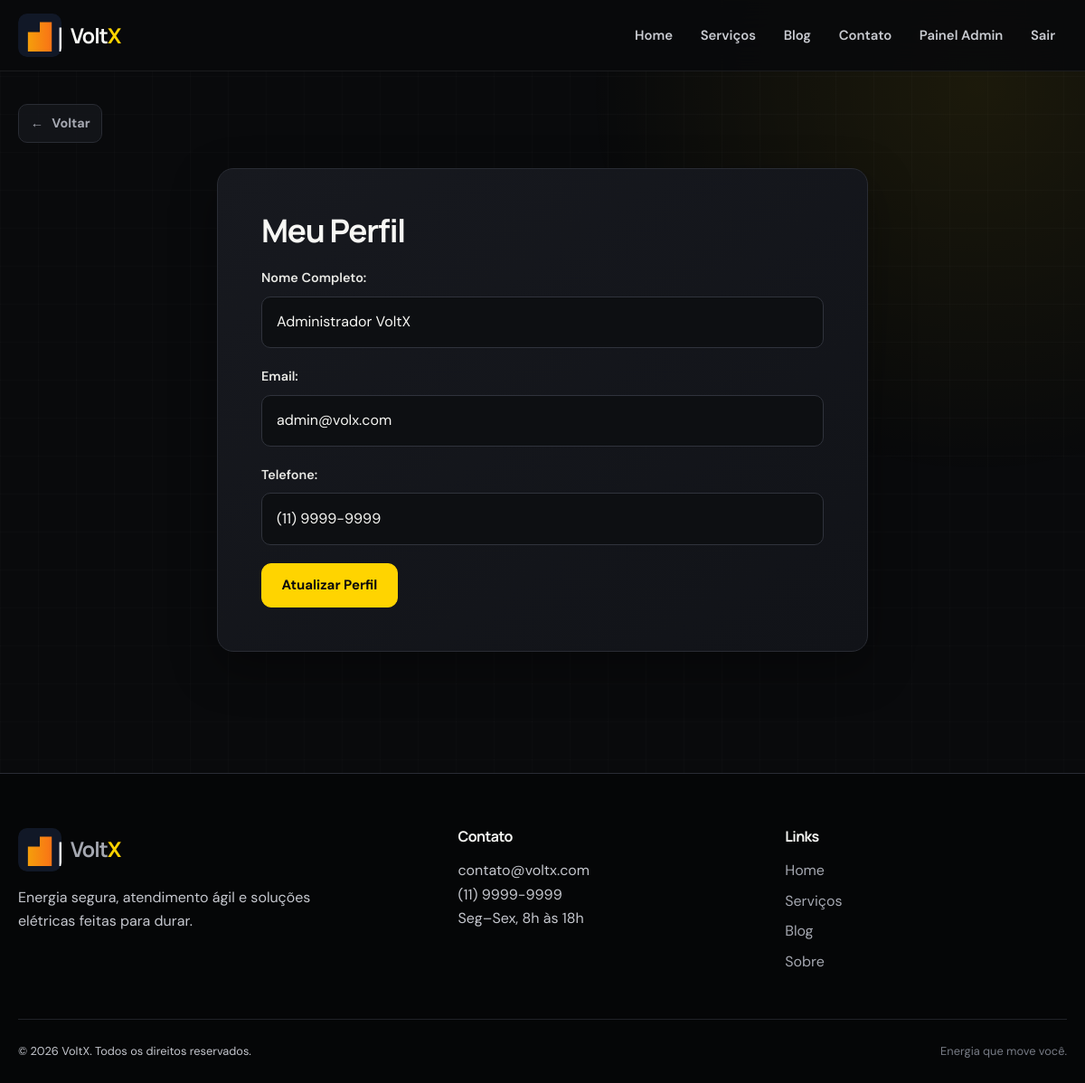
/dashboard/perfil.php (signed in), run on the app's committed database.
### tables this page shows
CREATE TABLE usuarios (
    id INT AUTO_INCREMENT PRIMARY KEY,
    nome VARCHAR(255) NOT NULL,
    email VARCHAR(255) UNIQUE NOT NULL,
    senha VARCHAR(255) NOT NULL,
    telefone VARCHAR(20),
    tipo ENUM('cliente', 'admin') DEFAULT 'cliente',
    criado_em TIMESTAMP DEFAULT CURRENT_TIMESTAMP,
    atualizado_em TIMESTAMP DEFAULT CURRENT_TIMESTAMP ON UPDATE CURRENT_TIMESTAMP
);

### includes/auth.php (called while the page is built, shortened)
<?php
function usuario_eh_admin() {
    return isset($_SESSION['tipo_usuario']) && $_SESSION['tipo_usuario'] === 'admin';
}
?>

### includes/functions.php (called while the page is built, shortened)
<?php
require_once __DIR__ . '/../config/database.php';
function sanitizar($dados) {
    return htmlspecialchars($dados, ENT_QUOTES, 'UTF-8');
}
function pegar_usuario($id) {
    global $mysqli;
    $sql = 'SELECT id, nome, email, telefone FROM usuarios WHERE id = ?';
    $stmt = $mysqli->prepare($sql);
    $stmt->bind_param('i', $id);
    $stmt->execute();
    $result = $stmt->get_result();
    return $result->fetch_assoc();
}
function configuracoes_site() {
    static $configuracoes = null;
    global $mysqli;
    if ($configuracoes !== null) return $configuracoes;
    $configuracoes = [];
    $resultado = $mysqli->query('SELECT chave, valor FROM configuracoes_site');
    if ($resultado) {
        foreach ($resultado->fetch_all(MYSQLI_ASSOC) as $item) $configuracoes[$item['chave']] = $item['valor'];
    }
    return $configuracoes;
}
function config_site($chave, $padrao = '') {
    $configuracoes = configuracoes_site();
    return $configuracoes[$chave] ?? $padrao;
}
?>

### dashboard/perfil.php (the view, shortened to what this page needs)
<?php
require_once __DIR__ . '/../includes/header.php';
require_once __DIR__ . '/../includes/auth.php';
require_once __DIR__ . '/../includes/functions.php';
$usuario = pegar_usuario($_SESSION['usuario_id']);
?>
<div class="container">
    <div class="form-container">
        <h1>Meu Perfil</h1>
        <form method="POST" action="/dashboard/perfil.php">
            <div class="form-group">
                <label for="nome">Nome Completo:</label>
                <input type="text" id="nome" name="nome" value="<?php echo sanitizar($usuario['nome']); ?>" required>
            </div>
            <div class="form-group">
                <label for="email">Email:</label>
                <input type="email" id="email" name="email" value="<?php echo sanitizar($usuario['email']); ?>" required>
            </div>
            <div class="form-group">
                <label for="telefone">Telefone:</label>
                <input type="tel" id="telefone" name="telefone" value="<?php echo sanitizar($usuario['telefone']); ?>" required>
            </div>
            <button type="submit" class="btn btn-primary">Atualizar Perfil</button>
        </form>
    </div>
</div>
<?php require_once __DIR__ . '/../includes/footer.php'; ?>

### includes/header.php (shortened to what this page needs)
<?php
require_once __DIR__ . '/../includes/auth.php';
require_once __DIR__ . '/../includes/functions.php';
?>
<!DOCTYPE html>
<html lang="pt-BR">
<head>
    <link rel="stylesheet" href="/assets/css/style.css">
    <?php if (usuario_eh_admin()): ?>
        <link rel="stylesheet" href="/assets/css/admin.css?v=5">
    <?php elseif (usuario_autenticado()): ?>
        <link rel="stylesheet" href="/assets/css/dashboard.css">
    <?php endif; ?>
</head>
<body>
    <header>
        <div class="container">
            <a href="/" class="logo" aria-label="Voltar para a página inicial">
                <img src="/assets/img/logo.svg" alt="VoltX">
                <h1>Volt<span>X</span></h1>
            </a>
            <nav aria-label="Navegação principal">
                <ul>
                    <li><a href="/">Home</a></li>
                    <li><a href="/servicos.php">Serviços</a></li>
                    <li><a href="/blog/">Blog</a></li>
                    <li><a href="/contato.php">Contato</a></li>
                    <?php if (usuario_eh_admin()): ?>
                        <li><a href="/admin/">Painel Admin</a></li>
                        <li><a href="/logout.php">Sair</a></li>
                    <?php elseif (usuario_autenticado()): ?>
                        <li><a href="/dashboard/">Minha Conta</a></li>
                        <li><a href="/logout.php">Sair</a></li>
                    <?php else: ?>
                        <li><a href="/login.php">Entrar</a></li>
                        <li><a href="/cadastro.php" class="nav-cta">Criar conta</a></li>
                    <?php endif; ?>
                </ul>
            </nav>
        </div>
    </header>
    <main>
    <?php
    $caminho_atual = parse_url($_SERVER['REQUEST_URI'] ?? '/', PHP_URL_PATH);
    if ($caminho_atual !== '/' && $caminho_atual !== '/index.php'):
        if (str_starts_with($caminho_atual, '/admin/') && !in_array($caminho_atual, ['/admin/', '/admin/index.php'], true)) {
            $destino_voltar = '/admin/';
        } elseif (str_starts_with($caminho_atual, '/dashboard/') && !in_array($caminho_atual, ['/dashboard/', '/dashboard/index.php'], true)) {
            $destino_voltar = '/dashboard/';
        } else {
            $destino_voltar = '/';
        }
    ?>
        <div class="container back-bar"><a href="<?php echo $destino_voltar; ?>" class="back-button" data-back-fallback="<?php echo $destino_voltar; ?>">← <span>Voltar</span></a></div>
    <?php endif; ?>

### includes/footer.php (shortened to what this page needs)
    </main>
    <footer>
        <div class="container">
            <div class="footer-content">
                <div class="footer-section footer-brand">
                    <a href="/" class="logo"><img src="/assets/img/logo.svg" alt="VoltX"><h1>Volt<span>X</span></h1></a>
                    <p>Energia segura, atendimento ágil e soluções elétricas feitas para durar.</p>
                </div>
                <div class="footer-section">
                    <h3>Contato</h3>
                    <p><?php echo sanitizar(config_site('email_contato', 'contato@voltx.com')); ?><br><?php echo sanitizar(config_site('telefone_contato', '(11) 9999-9999')); ?><br><?php echo sanitizar(config_site('horario_atendimento', 'Seg–Sex, 8h às 18h')); ?></p>
                </div>
                <div class="footer-section">
                    <h3>Links</h3>
                    <ul>
                        <li><a href="/">Home</a></li>
                        <li><a href="/servicos.php">Serviços</a></li>
                        <li><a href="/blog/">Blog</a></li>
                        <li><a href="/sobre.php">Sobre</a></li>
                    </ul>
                </div>
            </div>
            <div class="footer-bottom">
                <p>&copy; <?php echo date('Y'); ?> VoltX. Todos os direitos reservados.</p>
                <span>Energia que move você.</span>
            </div>
        </div>
    </footer>
</body>
</html>

### assets/css/style.css (style rules this page uses)
* { margin:0;padding:0;box-sizing:border-box }
:root { --yellow:#ffd400;--yellow-2:#ffea70;--ink:#090a0c;--surface:#17191f;--muted:#a5a8b1;--line:#292c34;--white:#f7f7f4;--danger:#ff5b67;--success:#51d88a;--radius:18px;--shadow:0 18px 50px rgba(0,0,0,.35) }
html { scroll-behavior:smooth }
body { font-family:'DM Sans',sans-serif;line-height:1.65;color:var(--white);background:var(--ink);min-height:100vh }
body::before { content:"";position:fixed;inset:0;z-index:-1;pointer-events:none;background:radial-gradient(circle at 90% 8%,rgba(255,212,0,.08),transparent 28%),linear-gradient(rgba(255,255,255,.015) 1px,transparent 1px),linear-gradient(90deg,rgba(255,255,255,.015) 1px,transparent 1px);background-size:auto,42px 42px,42px 42px }
a { color:var(--yellow);text-underline-offset:4px }
.container { width:min(1180px,calc(100% - 40px));margin-inline:auto }
h1,h2,h3 { font-family:'Manrope',sans-serif;line-height:1.15;letter-spacing:-.035em }
h1 { font-size:clamp(2.1rem,5vw,3.6rem);margin-bottom:1.25rem }
h3 { font-size:1.18rem }
p { color:#c5c7ce }
header { position:sticky;top:0;z-index:50;background:rgba(9,10,12,.88);border-bottom:1px solid rgba(255,255,255,.08);backdrop-filter:blur(18px) }
header .container { min-height:78px;display:flex;justify-content:space-between;align-items:center;gap:24px }
.logo { display:flex;align-items:center;text-decoration:none;color:var(--white);gap:10px }
.logo img { width:48px;height:48px;object-fit:cover;object-position:left;border-radius:10px }
.logo h1 { font-size:1.45rem;margin:0 }
.logo h1 span { color:var(--yellow) }
nav ul { list-style:none;display:flex;align-items:center;gap:5px }
nav a { display:block;color:#c9cbd1;text-decoration:none;padding:.65rem .8rem;border-radius:9px;font-size:.93rem;font-weight:600;transition:.2s }
main { min-height:70vh;padding:64px 0 }
.back-bar { margin-top:-28px;margin-bottom:28px }
.back-button { display:inline-flex;align-items:center;gap:9px;color:var(--muted);text-decoration:none;font-weight:700;font-size:.9rem;padding:.55rem .8rem;border:1px solid var(--line);border-radius:10px;background:rgba(23,25,31,.7);transition:.2s }
.btn,.btn-small { display:inline-flex;align-items:center;justify-content:center;gap:9px;padding:.85rem 1.35rem;background:var(--yellow);color:var(--ink);text-decoration:none;border:1px solid var(--yellow);border-radius:11px;cursor:pointer;font:700 .94rem 'DM Sans';transition:.2s }
.form-container,.perfil-container,.servico-detalhes,.post-completo,.content { max-width:720px;margin:0 auto;padding:clamp(24px,5vw,48px);background:linear-gradient(145deg,#17191f,#111318);border:1px solid var(--line);border-radius:var(--radius);box-shadow:var(--shadow) }
.form-container h1 { font-size:2.2rem }
.form-group { margin-bottom:1.25rem }
.form-group label { display:block;margin-bottom:.5rem;font-weight:600;color:#e9e9e5;font-size:.9rem }
.form-group input,.form-group textarea,.form-group select { width:100%;padding:.9rem 1rem;color:var(--white);background:#0d0f12;border:1px solid #30333c;border-radius:10px;font:inherit }
footer { background:#050607;border-top:1px solid var(--line);padding:60px 0 25px;margin-top:70px }
.footer-content { display:grid;grid-template-columns:1.4fr 1fr 1fr;gap:50px;margin-bottom:42px }
.footer-brand { max-width:330px }
.footer-brand .logo { margin-bottom:16px }
.footer-section h3 { margin-bottom:16px;font-size:1rem }
.footer-section ul { list-style:none }
.footer-section li { margin:.45rem 0 }
.footer-section a { color:var(--muted);text-decoration:none }
.footer-bottom { display:flex;justify-content:space-between;color:#777b85;font-size:.8rem;padding-top:24px;border-top:1px solid #202228 }

### data on the page
usuarios: nome "Administrador VoltX", email "admin@volx.com", telefone "(11) 9999-9999"

### other printed values
sanitizar(config_site('email_contato', 'contato@voltx.com')) "contato@voltx.com"
sanitizar(config_site('telefone_contato', '(11) 9999-9999')) "(11) 9999-9999"
sanitizar(config_site('horario_atendimento', 'Seg–Sex, 8h às 18h')) "Seg–Sex, 8h às 18h"
